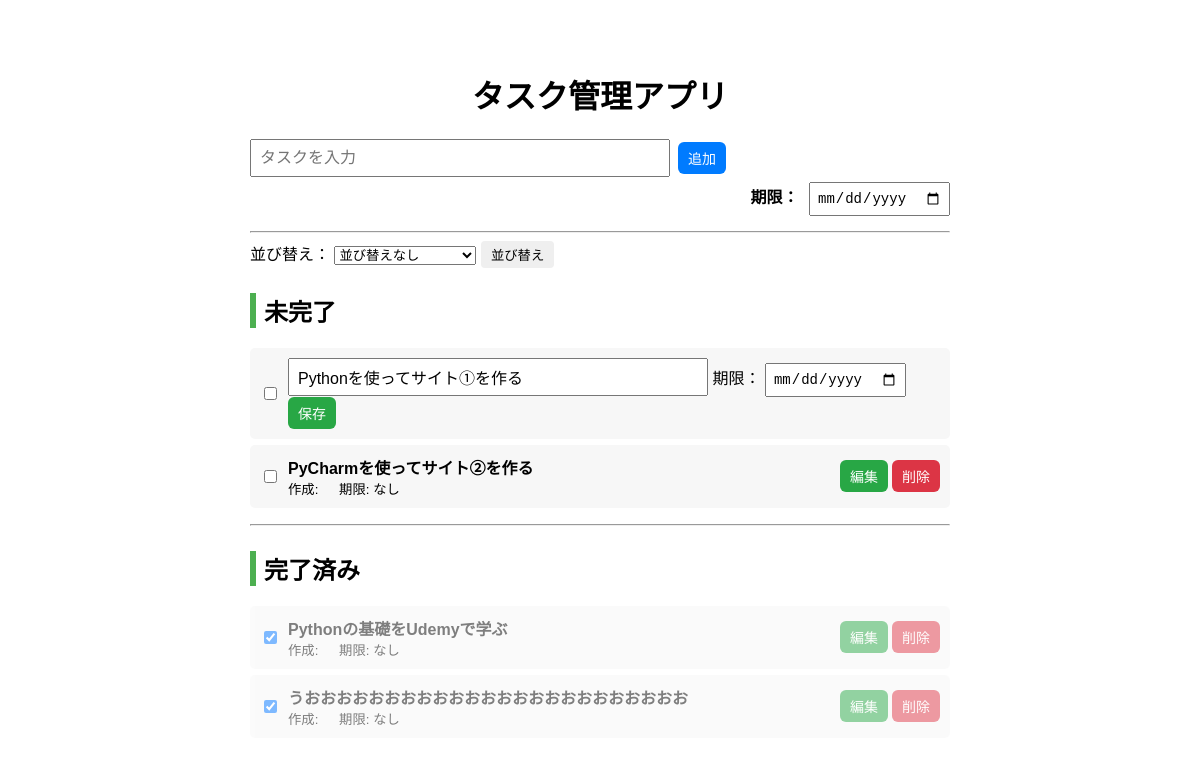
The page /edit/3 on the database its author committed.
### tables this page shows
CREATE TABLE tasks (
       id INTEGER PRIMARY KEY AUTOINCREMENT,
       title TEXT NOT NULL
    , completed INTEGER DEFAULT 0, created_at TEXT, due_date TEXT);

### app.py (the view)
@app.route("/edit/<int:task_id>")
def edit(task_id):
    conn = get_db()
    cur = conn.cursor()
    cur.execute("SELECT id, title, completed FROM tasks WHERE completed = 0")
    tasks = cur.fetchall()
    cur.execute("SELECT id, title, completed FROM tasks WHERE completed = 1")
    completed_tasks = cur.fetchall()
    cur.execute("SELECT id, title, completed FROM tasks WHERE id=?", (task_id,))
    editing_task = cur.fetchone()
    return render_template(
        "index.html",
        tasks=tasks,
        completed_tasks=completed_tasks,
        editing_task=editing_task
    )

### app.py (called while the page is built)
def get_db():
    conn = sqlite3.connect("tasks.db")
    conn.row_factory = sqlite3.Row
    return conn

### templates/index.html (shortened to what this page needs)
<!DOCTYPE html>
<html>
<head>
    <link rel="stylesheet" href="/static/style.css">
</head>
<body>
<h1>タスク管理アプリ</h1>
<form action="/add" method="post" class="add-form">
  <div class="task-row">
      <input id="taskInput" class="task-input" type="text" name="title" placeholder="タスクを入力" />
      <button type="submit" class="btn add">追加</button>
  </div>
  <div class="due-area">
      <span class="due-label">期限：</span>
      <input type="date" name="due_date" class="due-input">
  </div>
</form>
<hr>
<form method="get" action="/" style="margin-bottom: 10px;">
  <label>並び替え：</label>
  <select name="sort">
    <option value="">並び替えなし</option>
  </select>
  <button type="submit">並び替え</button>
</form>
<h2>未完了</h2>
<ul>
{% for task in tasks %}
  <li class="{% if task.completed %}completed{% endif %}">
    <div class="task-item"
         {% if not (editing_task and editing_task.id == task.id) %}
         onclick="toggleComplete({{ task.id }})"
         {% endif %}>
      <div class="task-left">
        <input type="checkbox" {% if task.completed %}checked{% endif %}
               onclick="event.stopPropagation(); document.getElementById('complete-form-{{ task.id }}').submit();"
               form="complete-form-{{ task.id }}">
        <div class="task-content">
          {% if editing_task and editing_task.id == task.id %}
           <form action="/update/{{ task.id }}" method="post">
             <input type="text" name="title" value="{{ task.title }}" class="task-input">
             <label>期限：</label>
             <input type="date" name="due_date" value="{{ task.due_date }}" class="due-input">
              <button type="submit" class="btn edit">保存</button>
              </form>
          {% else %}
            <b>{{ task.title }}</b><br>
            <small>
              作成: {{ task.created_at }}
              期限: {{ task.due_date if task.due_date else "なし" }}
            </small>
          {% endif %}
        </div>
      </div>
      {% if not (editing_task and editing_task.id == task.id) %}
      <div class="task-actions">
        <form action="/edit/{{ task.id }}" method="get">
          <button type="submit" class="btn edit">編集</button>
        </form>
        <form action="/delete/{{ task.id }}" method="post">
          <button type="submit" class="btn delete">削除</button>
        </form>
      </div>
      {% endif %}
    </div>
  </li>
{% endfor %}
</ul>
<hr>
<h2>完了済み</h2>
<ul>
{% for task in completed_tasks %}
  <li class="completed">
    <div class="task-item"
         {% if not (editing_task and editing_task.id == task.id) %}
         onclick="toggleComplete({{ task.id }})"
         {% endif %}>
      <div class="task-left">
        <input type="checkbox" checked
               onclick="event.stopPropagation(); document.getElementById('complete-form-{{ task.id }}').submit();"
               form="complete-form-{{ task.id }}">
        <div class="task-content">
          {% if editing_task and editing_task.id == task.id %}
            <form action="/update/{{ task.id }}" method="post">
              <input type="text" name="title" value="{{ task.title }}" class="task-input">
              <button type="submit" class="btn edit">保存</button>
            </form>
          {% else %}
            <b>{{ task.title }}</b><br>
            <small>
              作成: {{ task.created_at }}
              期限: {{ task.due_date if task.due_date else "なし" }}
            </small>
          {% endif %}
        </div>
      </div>
      {% if not (editing_task and editing_task.id == task.id) %}
      <div class="task-actions">
        <form action="/edit/{{ task.id }}" method="get">
          <button type="submit" class="btn edit">編集</button>
        </form>
        <form action="/delete/{{ task.id }}" method="post">
          <button type="submit" class="btn delete">削除</button>
        </form>
      </div>
      {% endif %}
    </div>
  </li>
{% endfor %}
</ul>
</body>
</html>

### static/style.css (style rules this page uses)
body { font-family: Arial, sans-serif; max-width: 700px; margin: 40px auto; padding: 10px; }
h1 { text-align: center; }
h2 { margin-top: 25px; border-left: 6px solid #4CAF50; padding-left: 8px; }
ul { list-style: none; padding: 0; }
li { margin: 6px 0; }
.task-item { display: flex; align-items: center; justify-content: space-between; gap: 8px; padding: 10px; background: #f7f7f7; border-radius: 5px; }
.task-left { display: flex; align-items: center; gap: 8px; flex-grow: 1; }
.task-content { min-width: 0; overflow-wrap: break-word; }
.task-actions { display: flex; gap: 4px; }
.completed { opacity: 0.5; text-decoration: none; }
.task-row { display: flex; align-items: center; gap: 8px; }
.task-input { width: 400px; padding: 8px; font-size: 16px; }
.add-form { margin-bottom: 15px; }
.due-area { text-align: right; margin-top: 5px; }
.due-label { font-weight: bold; margin-right: 6px; }
.due-input { padding: 6px; font-size: 14px; }
button { padding: 4px 10px; border-radius: 4px; border: none; cursor: pointer; }
.btn { padding: 6px 10px; border-radius: 6px; border: none; cursor: pointer; color: white; font-size: 14px; }
.add { background-color: #007bff; }
.edit { background-color: #28a745; }
.delete { background-color: #dc3545; }

### templates/index.html (style rules this page uses)
.completed { opacity: 0.5; }
.task-item { display: flex; align-items: center; justify-content: space-between; gap: 8px; }
.task-left { display: flex; align-items: center; gap: 8px; }
.task-content { min-width: 0; }
.task-actions { display: flex; gap: 4px; }

### rows shown on the page
tasks: title "Pythonを使ってサイト①を作る"
tasks: title "PyCharmを使ってサイト②を作る", due_date "なし"
tasks: title "Pythonの基礎をUdemyで学ぶ", due_date "なし"
tasks: title "うおおおおおおおおおおおおおおおおおおおおおおおお", due_date "なし"
